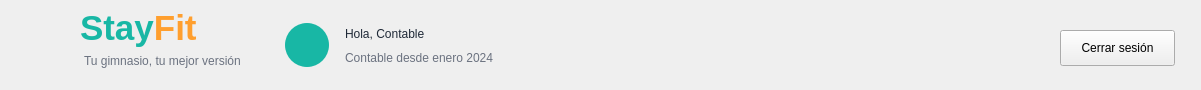
   <widget class="QFrame" name="frameHeader">
    <property name="geometry">
     <rect>
      <x>0</x>
      <y>0</y>
      <width>1201</width>
      <height>90</height>
     </rect>
    </property>
    <property name="frameShape">
     <enum>QFrame::NoFrame</enum>
    </property>
    <widget class="QLabel" name="lblLogoIcono">
     <property name="geometry">
      <rect>
       <x>18</x>
       <y>10</y>
       <width>65</width>
       <height>65</height>
      </rect>
     </property>
     <property name="styleSheet">
      <string notr="true">font: 28pt &quot;Segoe UI Emoji&quot;; color: #18B7A5;</string>
     </property>
     <property name="text">
      <string/>
     </property>
     <property name="pixmap">
      <pixmap>./src/vista/imagenes/logo_stayfit.png</pixmap>
     </property>
     <property name="scaledContents">
      <bool>true</bool>
     </property>
    </widget>
    <widget class="QLabel" name="labelStayFitHeader">
     <property name="geometry">
      <rect>
       <x>80</x>
       <y>8</y>
       <width>170</width>
       <height>40</height>
      </rect>
     </property>
     <property name="text">
      <string>&lt;html&gt;&lt;head/&gt;&lt;body&gt;&lt;p&gt;&lt;span style=&quot; font-size:26pt; font-weight:700; color:#18B7A5;&quot;&gt;Stay&lt;/span&gt;&lt;span style=&quot; font-size:26pt; font-weight:700; color:#FF9F2E;&quot;&gt;Fit&lt;/span&gt;&lt;/p&gt;&lt;/body&gt;&lt;/html&gt;</string>
     </property>
    </widget>
    <widget class="QLabel" name="labelSubtituloHeader">
     <property name="geometry">
      <rect>
       <x>84</x>
       <y>52</y>
       <width>170</width>
       <height>18</height>
      </rect>
     </property>
     <property name="styleSheet">
      <string notr="true">color: #6B7280; font: 9pt &quot;Segoe UI&quot;;</string>
     </property>
     <property name="text">
      <string>Tu gimnasio, tu mejor versión</string>
     </property>
    </widget>
    <widget class="QLabel" name="lblAvatarCliente">
     <property name="geometry">
      <rect>
       <x>285</x>
       <y>23</y>
       <width>44</width>
       <height>44</height>
      </rect>
     </property>
     <property name="styleSheet">
      <string notr="true">background-color: #18B7A5; color: white; border-radius: 22px; font: 20pt &quot;Segoe UI Emoji&quot;;</string>
     </property>
     <property name="text">
      <string/>
     </property>
     <property name="pixmap">
      <pixmap>./src/vista/imagenes/usuario.png</pixmap>
     </property>
     <property name="scaledContents">
      <bool>true</bool>
     </property>
    </widget>
    <widget class="QLabel" name="lblNombreCliente">
     <property name="geometry">
      <rect>
       <x>345</x>
       <y>22</y>
       <width>270</width>
       <height>24</height>
      </rect>
     </property>
     <property name="styleSheet">
      <string notr="true">font: bold 13pt &quot;Segoe UI&quot;; color: #1F2937;</string>
     </property>
     <property name="text">
      <string>Hola, Contable</string>
     </property>
    </widget>
    <widget class="QLabel" name="lblFechaAltaEntrenador">
     <property name="geometry">
      <rect>
       <x>345</x>
       <y>48</y>
       <width>191</width>
       <height>20</height>
      </rect>
     </property>
     <property name="styleSheet">
      <string notr="true">font: 10pt &quot;Segoe UI&quot;; color: #6B7280;</string>
     </property>
     <property name="text">
      <string>Contable desde enero 2024</string>
     </property>
    </widget>
    <widget class="QPushButton" name="btnCerrarSesion">
     <property name="geometry">
      <rect>
       <x>1060</x>
       <y>30</y>
       <width>115</width>
       <height>36</height>
      </rect>
     </property>
     <property name="text">
      <string>Cerrar sesión</string>
     </property>
    </widget>
   </widget>
